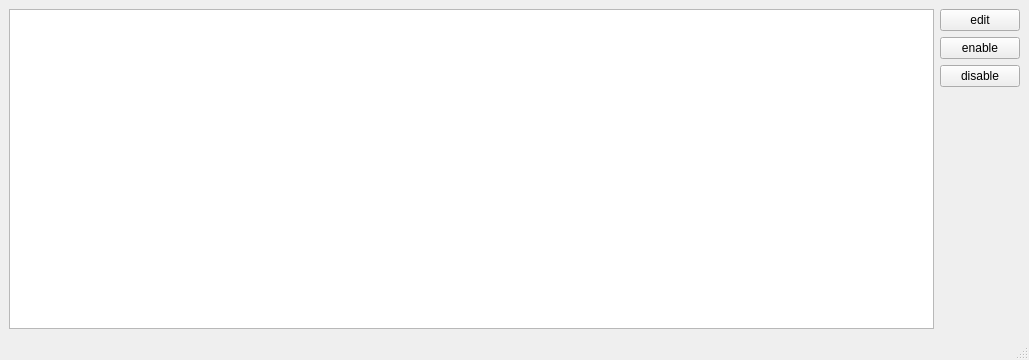
<?xml version="1.0" encoding="UTF-8"?>
<ui version="4.0">
 <class>MainWindow</class>
 <widget class="QMainWindow" name="MainWindow">
  <property name="geometry">
   <rect>
    <x>0</x>
    <y>0</y>
    <width>1029</width>
    <height>360</height>
   </rect>
  </property>
  <property name="sizePolicy">
   <sizepolicy hsizetype="Expanding" vsizetype="Preferred">
    <horstretch>0</horstretch>
    <verstretch>0</verstretch>
   </sizepolicy>
  </property>
  <property name="windowTitle">
   <string>rbhusHost</string>
  </property>
  <widget class="QWidget" name="centralwidget">
   <property name="sizePolicy">
    <sizepolicy hsizetype="MinimumExpanding" vsizetype="Preferred">
     <horstretch>0</horstretch>
     <verstretch>0</verstretch>
    </sizepolicy>
   </property>
   <layout class="QHBoxLayout" name="horizontalLayout">
    <item>
     <widget class="QTableWidget" name="tableHost">
      <property name="sizePolicy">
       <sizepolicy hsizetype="MinimumExpanding" vsizetype="Expanding">
        <horstretch>0</horstretch>
        <verstretch>0</verstretch>
       </sizepolicy>
      </property>
      <property name="selectionBehavior">
       <enum>QAbstractItemView::SelectRows</enum>
      </property>
      <attribute name="horizontalHeaderCascadingSectionResizes">
       <bool>true</bool>
      </attribute>
      <attribute name="horizontalHeaderStretchLastSection">
       <bool>true</bool>
      </attribute>
     </widget>
    </item>
    <item>
     <layout class="QVBoxLayout" name="verticalLayout">
      <item>
       <widget class="QPushButton" name="pushEdit">
        <property name="text">
         <string>edit</string>
        </property>
       </widget>
      </item>
      <item>
       <widget class="QPushButton" name="pushEnable">
        <property name="text">
         <string>enable</string>
        </property>
       </widget>
      </item>
      <item>
       <widget class="QPushButton" name="pushDisable">
        <property name="text">
         <string>disable</string>
        </property>
       </widget>
      </item>
      <item>
       <spacer name="verticalSpacer">
        <property name="orientation">
         <enum>Qt::Vertical</enum>
        </property>
        <property name="sizeHint" stdset="0">
         <size>
          <width>20</width>
          <height>40</height>
         </size>
        </property>
       </spacer>
      </item>
     </layout>
    </item>
   </layout>
  </widget>
  <widget class="QStatusBar" name="statusbar"/>
 </widget>
 <resources/>
 <connections/>
</ui>
